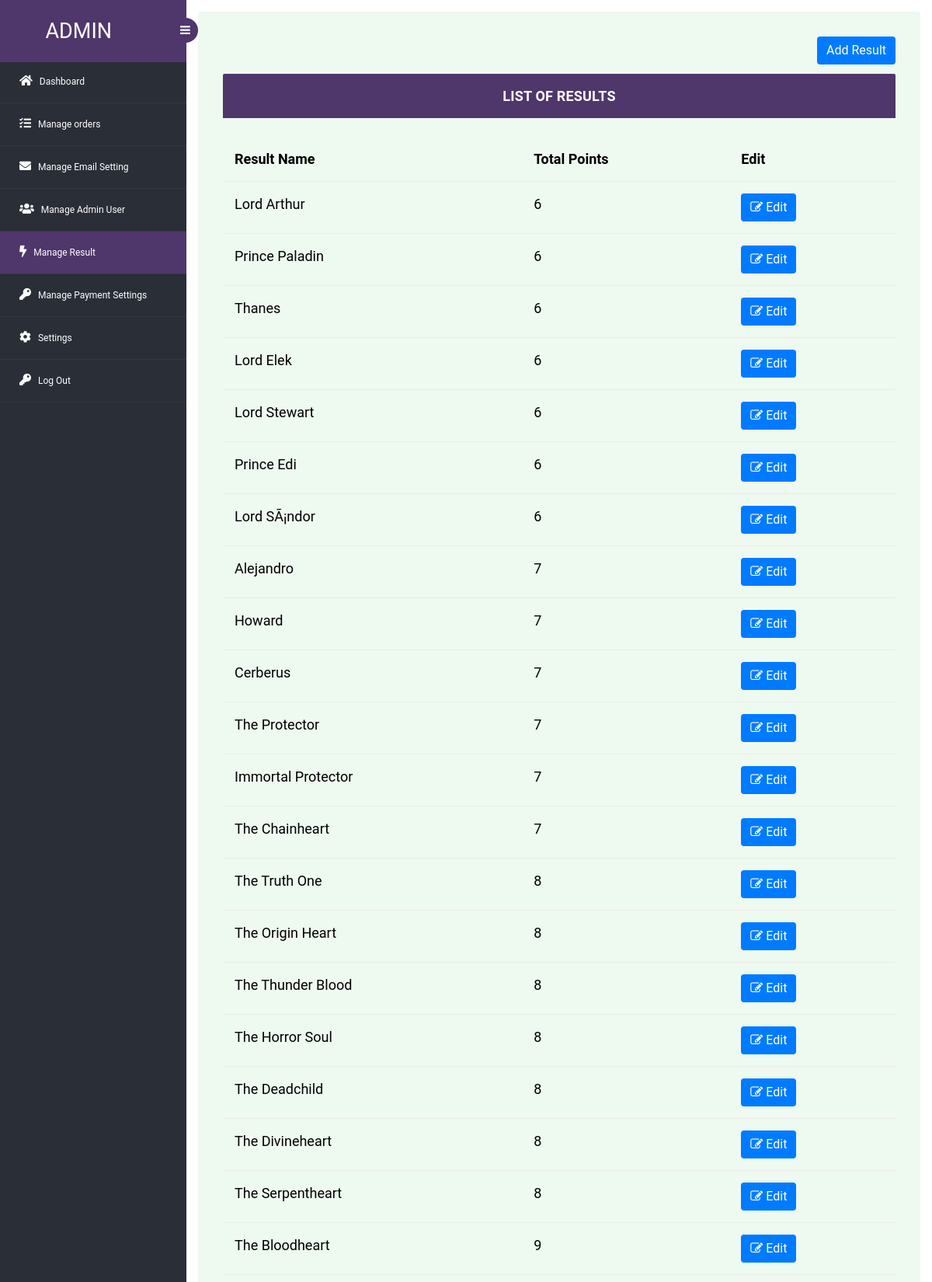
Screenshot of /admin/admin_result.php (signed in, upper part) with the database file from the repository.
### tables this page shows
CREATE TABLE `results` (
  `result_id` int(255) NOT NULL,
  `result_type` varchar(255) NOT NULL,
  `result_name` varchar(255) NOT NULL,
  `result_image` varchar(255) NOT NULL,
  `result_point` int(255) NOT NULL
);

### admin/admin_result.php (the view, shortened to what this page needs)
<?php
	include "database.php";
?>
<!DOCTYPE html>
<head>
	<?php
		include "header_links.php";
	?>
</head>
<body>
<section id="container">
	<?php
		include "sidebar.php";
		include "header.php";
	?>
	<section id="main-content">
		<section class="wrapper">
			<div class="table-agile-info">
				<div class="panel">
					<button class="btn btn-primary" data-toggle="modal" data-target="#add_form" style="background:#007bff!important;border:#007bff!important;float:right">Add Result</button>
					<br><br>
					<div class="panel-heading">
					 <b>List of Results</b>
					</div><br>
					<div class="table-responsive">
					  <table class="table" style="font-size:20px;" ui-jq="footable" ui-options='{
							"paging": {
							  "enabled": true
							},
							"filtering": {
							  "enabled": true
							},
							"sorting": {
							  "enabled": true
							}}'>
							<thead>
							  <tr>
								<th style="color:black">Result Name</th>
								<th style="color:black">Total Points</th>
								<th style="color:black">Edit</th>
							  </tr>
							</thead>
							<tbody>
								<?php
									$result = mysqli_query($con,"SELECT * FROM results
									");
									while($row=mysqli_fetch_array($result)){
								?>
							  <tr class="">
								<td style="color:black"><?php echo $row['result_name']; ?></td>
								<td style="color:black;"><?php echo $row['result_point']; ?></td>
								<td><a data-toggle="modal" data-target="#edit<?=$row['result_id'];?>"><button class="btn btn-md btn-primary" style="background:#007bff!important;border:#007bff!important"><i class="fa fa-edit"></i> Edit</button></a></td>
							  </tr>
							  <?php
								}
							  ?>
							</tbody>
					  </table>
				</div>
			</div>
		</section>
	</section>
</section>
</body>
</html>

### admin/css/style.css (style rules this page uses)
html, body { font-family: 'Roboto', sans-serif; font-size: 100%; overflow-x: hidden; background: url(../images/bg.jpg) no-repeat 0px 0px; background-size:cover; }
body a { transition: 0.5s all ease; -webkit-transition: 0.5s all ease; -moz-transition: 0.5s all ease; -o-transition: 0.5s all ease; -ms-transition: 0.5s all ease; text-decoration:none; }
#main-content { margin-left:240px; -webkit-transition:all .3s ease-in-out; -moz-transition:all .3s ease-in-out; -o-transition:all .3s ease-in-out; transition:all .3s ease-in-out; }
.wrapper { display:inline-block; margin-top:80px; padding:15px; width:100%; }
.panel-heading { position: relative; height: 57px; line-height: 57px; letter-spacing: 0.2px; color: #000; font-size: 18px; font-weight: 400; padding: 0 16px; background:#ddede0; border-top-right-radius: 2px; border-top-left-radius: 2px; text-transform: uppercase; text-align: center; }
.panel { border: none ! important; }
.table>thead>tr>th { border-bottom: 1px solid #e1ab91 ! important; }
.table>tbody>tr>td, .table>tbody>tr>th, .table>tfoot>tr>td, .table>tfoot>tr>th, .table>thead>tr>td, .table>thead>tr>th { border-bottom: 1px solid #e9e9e9 ! important; }
.table > thead > tr > th, .table > tbody > tr > th, .table > tfoot > tr > th, .table > thead > tr > td, .table > tbody > tr > td, .table > tfoot > tr > td { border-top: none !important; }
.table td, .table>tbody>tr>td, .table>tbody>tr>th, .table>tfoot>tr>td, .table>tfoot>tr>th, .table>thead>tr>td, .table>thead>tr>th { padding: 15px!important; }
.table > thead > tr > th, .table > tbody > tr > th, .table > tfoot > tr > th, .table > thead > tr > td, .table > tbody > tr > td, .table > tfoot > tr > td { font-size: 0.9em; color: #999; border-top: none !important; }
.table-agile-info { background: #eef9f0; padding: 2em; border-radius: 4px; -webkit-box-shadow: 0 1px 1px rgba(0,0,0,.05); box-shadow: 0 1px 1px rgba(0,0,0,.05); }

### admin/header_links.php (style rules this page uses)
html , body { background:#fff; }
.wrapper { margin-top:0 !important; }
::placeholder { color:#ccc !important; }
.panel-heading { background:rgb(27, 147, 225)!important; color:white!important; }
.panel-heading { background:rgb(79,54,107) !important; color:white; }
.btn-primary { background:rgb(79,54,107) !important; color:white; border-color:rgb(79,54,107) !important; }

### rows the page displays
results: result_name "Lord Arthur", result_point "6"
results: result_name "Prince Paladin", result_point "6"
results: result_name "Thanes", result_point "6"
results: result_name "Lord Elek", result_point "6"
results: result_name "Lord Stewart", result_point "6"
results: result_name "Prince Edi", result_point "6"
results: result_name "Lord SÃ¡ndor", result_point "6"
results: result_name "Alejandro", result_point "7"
results: result_name "Howard", result_point "7"
results: result_name "Cerberus", result_point "7"
results: result_name "The Protector", result_point "7"
results: result_name "Immortal Protector", result_point "7"
results: result_name "The Chainheart", result_point "7"
results: result_name "The Truth One", result_point "8"
results: result_name "The Origin Heart", result_point "8"
results: result_name "The Thunder Blood", result_point "8"
results: result_name "The Horror Soul", result_point "8"
results: result_name "The Deadchild", result_point "8"
results: result_name "The Divineheart", result_point "8"
results: result_name "The Serpentheart", result_point "8"
results: result_name "The Bloodheart", result_point "9"
